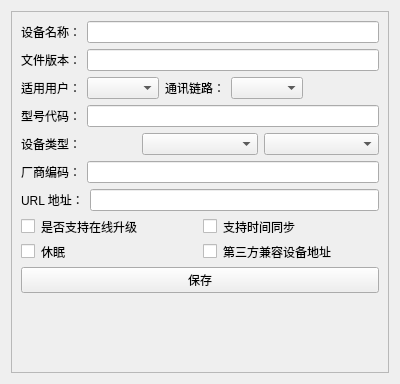
<?xml version="1.0" encoding="UTF-8"?>
<ui version="4.0">
 <class>deviceInformationWidget</class>
 <widget class="QWidget" name="deviceInformationWidget">
  <property name="geometry">
   <rect>
    <x>0</x>
    <y>0</y>
    <width>400</width>
    <height>384</height>
   </rect>
  </property>
  <property name="windowTitle">
   <string>Form</string>
  </property>
  <property name="styleSheet">
   <string notr="true">border-color: rgb(0, 0, 0);</string>
  </property>
  <layout class="QGridLayout" name="gridLayout_2">
   <item row="0" column="0">
    <widget class="QFrame" name="frame">
     <property name="styleSheet">
      <string notr="true">border-color: rgb(0, 0, 0);</string>
     </property>
     <property name="frameShape">
      <enum>QFrame::StyledPanel</enum>
     </property>
     <property name="frameShadow">
      <enum>QFrame::Raised</enum>
     </property>
     <layout class="QGridLayout" name="gridLayout">
      <item row="2" column="0">
       <layout class="QHBoxLayout" name="horizontalLayout_10">
        <item>
         <widget class="QLabel" name="label_5">
          <property name="text">
           <string>适用用户：</string>
          </property>
          <property name="buddy">
           <cstring>applyUserBox</cstring>
          </property>
         </widget>
        </item>
        <item>
         <widget class="QComboBox" name="applyUserBox"/>
        </item>
        <item>
         <widget class="QLabel" name="label_8">
          <property name="text">
           <string>通讯链路：</string>
          </property>
          <property name="buddy">
           <cstring>linkBox</cstring>
          </property>
         </widget>
        </item>
        <item>
         <widget class="QComboBox" name="linkBox"/>
        </item>
        <item>
         <spacer name="horizontalSpacer">
          <property name="orientation">
           <enum>Qt::Horizontal</enum>
          </property>
          <property name="sizeHint" stdset="0">
           <size>
            <width>10</width>
            <height>20</height>
           </size>
          </property>
         </spacer>
        </item>
       </layout>
      </item>
      <item row="3" column="0">
       <layout class="QHBoxLayout" name="horizontalLayout_8">
        <item>
         <widget class="QLabel" name="label_7">
          <property name="text">
           <string>型号代码：</string>
          </property>
         </widget>
        </item>
        <item>
         <widget class="QLineEdit" name="modelIDlineEdit"/>
        </item>
       </layout>
      </item>
      <item row="4" column="0">
       <layout class="QHBoxLayout" name="horizontalLayout_3">
        <item>
         <widget class="QLabel" name="label_4">
          <property name="text">
           <string>设备类型：</string>
          </property>
         </widget>
        </item>
        <item>
         <widget class="QComboBox" name="primaryClass"/>
        </item>
        <item>
         <widget class="QComboBox" name="minorClass"/>
        </item>
       </layout>
      </item>
      <item row="5" column="0">
       <layout class="QHBoxLayout" name="horizontalLayout_7">
        <item>
         <widget class="QLabel" name="label">
          <property name="text">
           <string>厂商编码：</string>
          </property>
         </widget>
        </item>
        <item>
         <widget class="QLineEdit" name="manufactureIDLineedit"/>
        </item>
       </layout>
      </item>
      <item row="6" column="0">
       <layout class="QHBoxLayout" name="horizontalLayout_6">
        <item>
         <widget class="QLabel" name="label_6">
          <property name="text">
           <string>URL 地址：</string>
          </property>
         </widget>
        </item>
        <item>
         <widget class="QLineEdit" name="urllineEdit"/>
        </item>
       </layout>
      </item>
      <item row="7" column="0">
       <layout class="QHBoxLayout" name="horizontalLayout_5">
        <item>
         <widget class="QCheckBox" name="updateCheckbox">
          <property name="text">
           <string>是否支持在线升级</string>
          </property>
         </widget>
        </item>
        <item>
         <widget class="QCheckBox" name="synCheckBox">
          <property name="text">
           <string>支持时间同步</string>
          </property>
         </widget>
        </item>
       </layout>
      </item>
      <item row="8" column="0">
       <layout class="QHBoxLayout" name="horizontalLayout_4">
        <item>
         <widget class="QCheckBox" name="sleepCheckBox">
          <property name="text">
           <string>休眠</string>
          </property>
         </widget>
        </item>
        <item>
         <widget class="QCheckBox" name="otherparaCheckBox">
          <property name="text">
           <string>第三方兼容设备地址</string>
          </property>
         </widget>
        </item>
       </layout>
      </item>
      <item row="9" column="0">
       <layout class="QHBoxLayout" name="horizontalLayout_9">
        <item>
         <widget class="QPushButton" name="savepushButton">
          <property name="text">
           <string>保存</string>
          </property>
         </widget>
        </item>
       </layout>
      </item>
      <item row="0" column="0">
       <layout class="QHBoxLayout" name="horizontalLayout">
        <item>
         <widget class="QLabel" name="label_2">
          <property name="text">
           <string>设备名称：</string>
          </property>
         </widget>
        </item>
        <item>
         <widget class="QLineEdit" name="namelineEdit"/>
        </item>
       </layout>
      </item>
      <item row="1" column="0">
       <layout class="QHBoxLayout" name="horizontalLayout_11">
        <item>
         <widget class="QLabel" name="lable_1">
          <property name="text">
           <string>文件版本：</string>
          </property>
         </widget>
        </item>
        <item>
         <widget class="QLineEdit" name="fileVerEdit"/>
        </item>
       </layout>
      </item>
      <item row="10" column="0">
       <spacer name="verticalSpacer">
        <property name="orientation">
         <enum>Qt::Vertical</enum>
        </property>
        <property name="sizeHint" stdset="0">
         <size>
          <width>20</width>
          <height>40</height>
         </size>
        </property>
       </spacer>
      </item>
     </layout>
    </widget>
   </item>
  </layout>
 </widget>
 <resources/>
 <connections/>
</ui>
